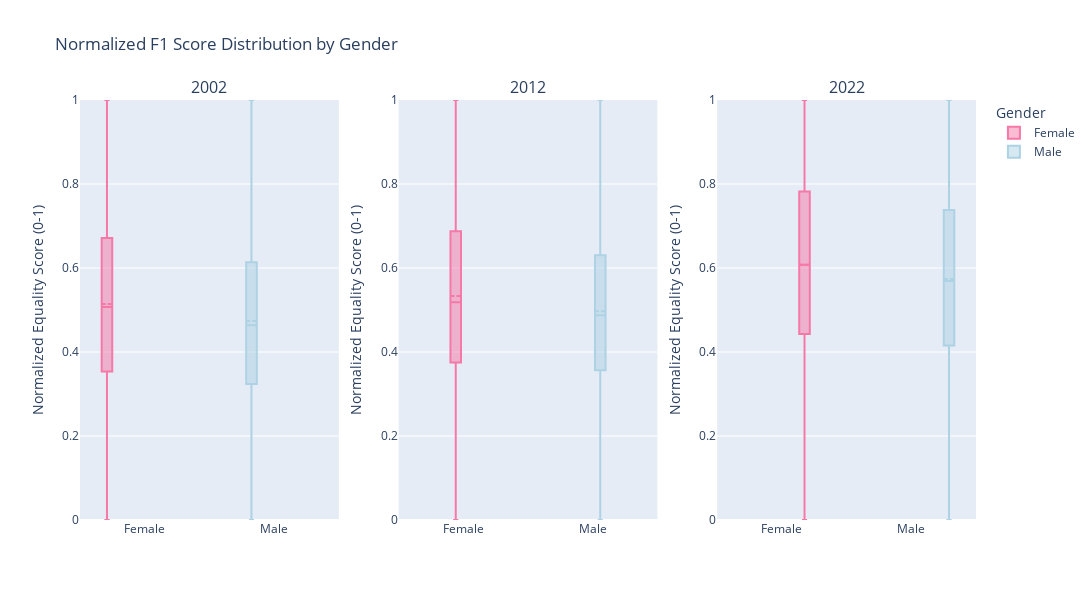

This figure's notebook cell:
### Code cell
fig = make_subplots(rows=1, cols=3, subplot_titles=("2002", "2012", "2022"))

for idx, (data, year) in enumerate([(df_2002_f1, "2002"), (df_2012_f1, "2012"), (df_2022_f1, "2022")], start=1):
    clean = data.dropna(subset=["eg_score_norm", "sex"])
    
    for gender in ['Female', 'Male']:
        subset = clean[clean['sex'] == gender]
        if subset.empty:
            continue
        fig.add_trace(
            go.Box(
                y=subset['eg_score_norm'],
                name=gender,
                marker_color=gender_color_map[gender],
                boxmean=True,
                showlegend=(idx == 1)
            ),
            row=1, col=idx
        )

fig.update_layout(
    height=600, width=1800,
    boxmode='group',
    title="Normalized F1 Score Distribution by Gender",
    legend_title_text='Gender'
)
fig.update_yaxes(title_text="Normalized Equality Score (0-1)", range=[0, 1])
fig.show()

### Figure 1 — Plotly figure (JSON) as saved in the notebook; plotly's stock layout.template omitted (floating-point values rounded to 4 significant figures; data arrays with more than 128 entries replaced by an {"elided": "..."} marker saying what was removed)
{"data": [{"boxmean": true, "marker": {"color": "#f678a7"}, "name": "Female", "showlegend": true, "type": "box", "xaxis": "x", "y": {"elided": "12020 float values"}, "yaxis": "y"}, {"boxmean": true, "marker": {"color": "#add2e4"}, "name": "Male", "showlegend": true, "type": "box", "xaxis": "x", "y": {"elided": "9849 float values"}, "yaxis": "y"}, {"boxmean": true, "marker": {"color": "#f678a7"}, "name": "Female", "showlegend": false, "type": "box", "xaxis": "x2", "y": {"elided": "14424 float values"}, "yaxis": "y2"}, {"boxmean": true, "marker": {"color": "#add2e4"}, "name": "Male", "showlegend": false, "type": "box", "xaxis": "x2", "y": {"elided": "13584 float values"}, "yaxis": "y2"}, {"boxmean": true, "marker": {"color": "#f678a7"}, "name": "Female", "showlegend": false, "type": "box", "xaxis": "x3", "y": {"elided": "10502 float values"}, "yaxis": "y3"}, {"boxmean": true, "marker": {"color": "#add2e4"}, "name": "Male", "showlegend": false, "type": "box", "xaxis": "x3", "y": {"elided": "9489 float values"}, "yaxis": "y3"}], "layout": {"annotations": [{"font": {"size": 16}, "showarrow": false, "text": "2002", "x": 0.1444, "xanchor": "center", "xref": "paper", "y": 1, "yanchor": "bottom", "yref": "paper"}, {"font": {"size": 16}, "showarrow": false, "text": "2012", "x": 0.5, "xanchor": "center", "xref": "paper", "y": 1, "yanchor": "bottom", "yref": "paper"}, {"font": {"size": 16}, "showarrow": false, "text": "2022", "x": 0.8556, "xanchor": "center", "xref": "paper", "y": 1, "yanchor": "bottom", "yref": "paper"}], "boxmode": "group", "height": 600, "legend": {"title": {"text": "Gender"}}, "title": {"text": "Normalized F1 Score Distribution by Gender"}, "width": 1800, "xaxis": {"anchor": "y", "domain": [0, 0.2889]}, "xaxis2": {"anchor": "y2", "domain": [0.3556, 0.6444]}, "xaxis3": {"anchor": "y3", "domain": [0.7111, 1]}, "yaxis": {"anchor": "x", "domain": [0, 1], "range": [0, 1], "title": {"text": "Normalized Equality Score (0-1)"}}, "yaxis2": {"anchor": "x2", "domain": [0, 1], "range": [0, 1], "title": {"text": "Normalized Equality Score (0-1)"}}, "yaxis3": {"anchor": "x3", "domain": [0, 1], "range": [0, 1], "title": {"text": "Normalized Equality Score (0-1)"}}}}
